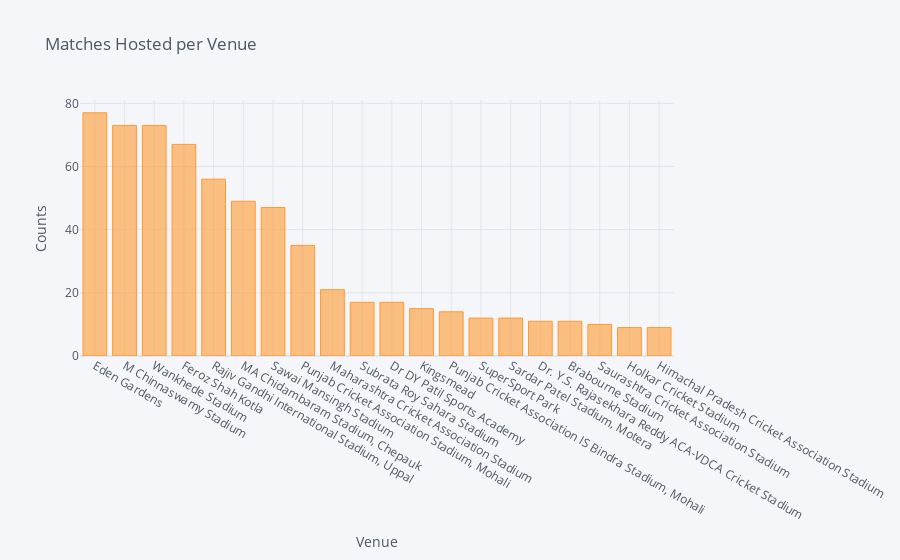

Notebook cell for this chart:
### Markdown cell above
GRAPHICAL REPRESENTATION:

### Code cell
# Top 20 stadiums which has hosted the most number of matches
venues[0:20].iplot(kind='bar', xTitle='Venue', yTitle='Counts',title='Matches Hosted per Venue')

### Figure 1 — Plotly figure (JSON) as saved in the notebook; plotly's stock layout.template omitted (floating-point values rounded to 4 significant figures)
{"data": [{"marker": {"color": "rgba(255, 153, 51, 0.6)", "line": {"color": "rgba(255, 153, 51, 1.0)", "width": 1}}, "name": "count", "orientation": "v", "text": "", "type": "bar", "x": ["Eden Gardens", "M Chinnaswamy Stadium", "Wankhede Stadium", "Feroz Shah Kotla", "Rajiv Gandhi International Stadium, Uppal", "MA Chidambaram Stadium, Chepauk", "Sawai Mansingh Stadium", "Punjab Cricket Association Stadium, Mohali", "Maharashtra Cricket Association Stadium", "Subrata Roy Sahara Stadium", "Dr DY Patil Sports Academy", "Kingsmead", "Punjab Cricket Association IS Bindra Stadium, Mohali", "SuperSport Park", "Sardar Patel Stadium, Motera", "Dr. Y.S. Rajasekhara Reddy ACA-VDCA Cricket Stadium", "Brabourne Stadium", "Saurashtra Cricket Association Stadium", "Holkar Cricket Stadium", "Himachal Pradesh Cricket Association Stadium"], "y": [77, 73, 73, 67, 56, 49, 47, 35, 21, 17, 17, 15, 14, 12, 12, 11, 11, 10, 9, 9]}], "layout": {"autosize": true, "legend": {"bgcolor": "#F5F6F9", "font": {"color": "#4D5663"}}, "paper_bgcolor": "#F5F6F9", "plot_bgcolor": "#F5F6F9", "title": {"font": {"color": "#4D5663"}, "text": "Matches Hosted per Venue"}, "xaxis": {"autorange": true, "gridcolor": "#E1E5ED", "range": [-0.5, 19.5], "showgrid": true, "tickfont": {"color": "#4D5663"}, "title": {"font": {"color": "#4D5663"}, "text": "Venue"}, "type": "category", "zerolinecolor": "#E1E5ED"}, "yaxis": {"autorange": true, "gridcolor": "#E1E5ED", "range": [0, 81.05], "showgrid": true, "tickfont": {"color": "#4D5663"}, "title": {"font": {"color": "#4D5663"}, "text": "Counts"}, "type": "linear", "zerolinecolor": "#E1E5ED"}}}
